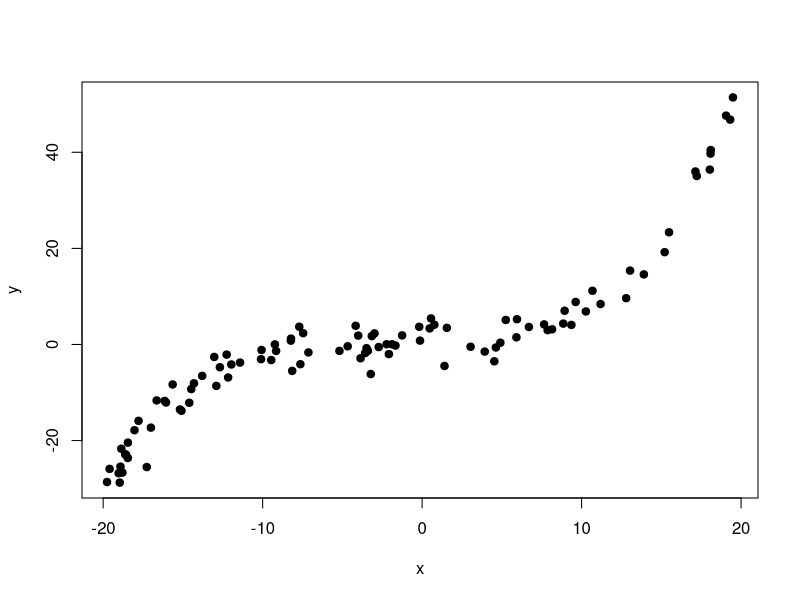
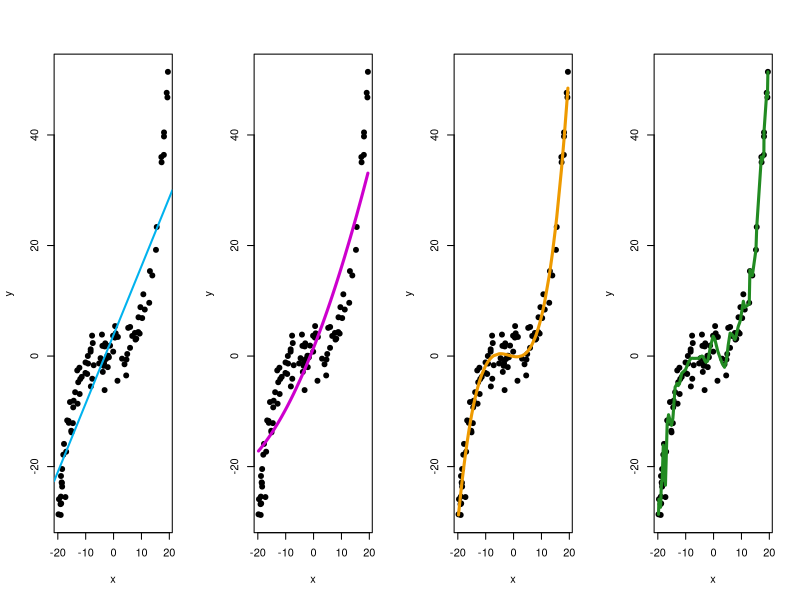
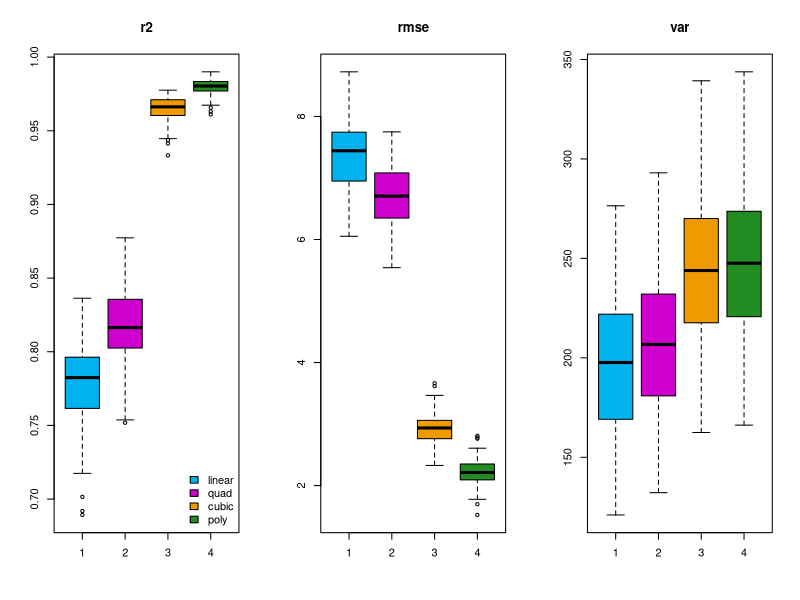

The R source for these figures, in order:


set.seed(1977)
n <- 100
x <- sort(runif(n, -20,20))
y <- 0.5*x^3 + 2.5*x^2 + rnorm(n, 0, 200 + 100)
y <- y/100
plot(x, y, pch = 19)

par(mfrow = c(1,4))

# linear model ------
fit1 <- lm(y ~ x)
plot(x, y, pch = 19)
abline(fit1, lwd = 2, col = "deepskyblue2")

# quadatric model ---
fit2 <- lm(y ~ poly(x, 2, raw = TRUE))
plot(x, y, pch = 19)
lines(x, fit2$fitted.values, col = "magenta3", lwd = 3)

# cubic model -------
fit3 <- lm(y ~ poly(x, 3, raw = TRUE))
plot(x, y, pch = 19)
lines(x, fit3$fitted.values, col = "orange2", lwd = 3)

# d-degree model ----
fit4 <- lm(y ~ poly(x, 150, raw = TRUE))
plot(x, y, pch = 19)
lines(x, fit4$fitted.values, col = "forestgreen", lwd = 3)


# metrics -----------
mods <- list(fit1 = fit1, fit2 = fit2, fit3 = fit3, fit4 = fit4)
res <- sapply(mods, function(l)
{
  r2 <- cor(y, fitted(l))^2
  rmse <- sqrt( var(residuals(l)) )
  var <- var(fitted(l))
  return( c(r2, rmse, var) )
})
colnames(res) <- names(mods)
rownames(res) <- c("r2", "rmse", "var")
res


# multiple samples ------------------------------------------------------------
R <- 100
res <- array(NA, c(R, 3, 4))

for (r in 1:100) {
  x <- sort(runif(n, -20,20))
  y <- 0.5*x^3 + 2.5*x^2 + rnorm(n, 0, 200 + 100)
  y <- y/100
  # plot(x, y, pch = 19)
  
  # linear model
  fit1 <- lm(y ~ x)
  
  # quadatric model
  fit2 <- lm(y ~ poly(x, 2, raw = TRUE))
  
  # cubic model
  fit3 <- lm(y ~ poly(x, 3, raw = TRUE))
  
  # d-degree model
  fit4 <- lm(y ~ poly(x, 150, raw = TRUE))
  
  mods <- list(fit1 = fit1, fit2 = fit2, fit3 = fit3, fit4 = fit4)
  res[r,,] <- sapply(mods, function(l)
  {
    r2 <- cor(y, fitted(l))^2
    rmse <- sqrt( var(residuals(l)) )
    var <- var(fitted(l))
    return( c(r2, rmse, var) )
  })
}
par(mfrow = c(1, 3))
cols <- c("deepskyblue2", "magenta3", "orange2", "forestgreen")
boxplot(res[,1,], main = "r2", col = cols)
legend("bottomright", fill = cols, 
       legend = c("linear", "quad", "cubic", "poly"),
       bty = "n")
boxplot(res[,2,], main = "rmse", col = cols)
boxplot(res[,3,], main = "var", col = cols)

